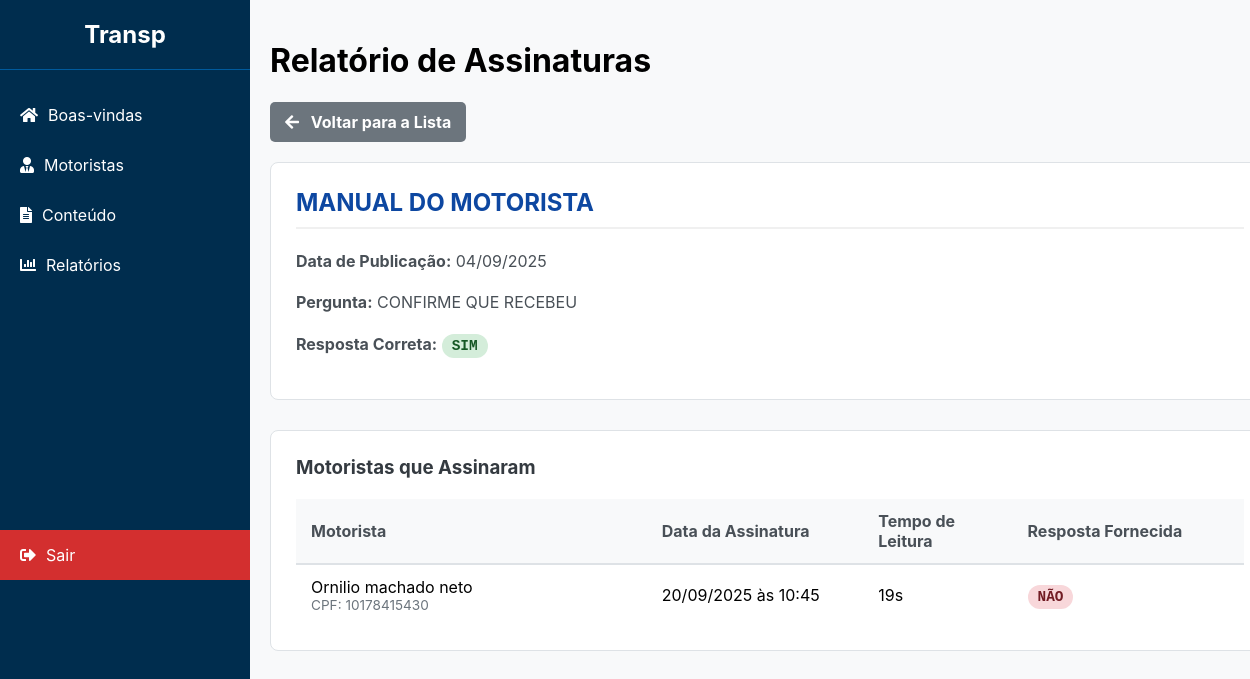
Screenshot of /admin/conteudo/4 (signed in) with the database file from the repository.
### app/models.py (models this page shows)
class Conteudo(db.Model):
    id = db.Column(db.Integer, primary_key=True)
    data = db.Column(db.Date, nullable=False)
    assunto = db.Column(db.String(200), nullable=False)
    pergunta = db.Column(db.Text, nullable=False)
    respostas = db.Column(db.Text) # CSV: "Opção A,Opção B,Opção C"
    resposta_correta = db.Column(db.String(200))
    tipo_recurso = db.Column(db.String(50)) # 'link' ou 'arquivo'
    recurso_link = db.Column(db.String(300)) # URL ou caminho do arquivo
    assinaturas = db.relationship('Assinatura', backref='conteudo', lazy=True)

class Assinatura(db.Model):
    id = db.Column(db.Integer, primary_key=True)
    motorista_id = db.Column(db.Integer, db.ForeignKey('motorista.id'), nullable=False)
    conteudo_id = db.Column(db.Integer, db.ForeignKey('conteudo.id'), nullable=False)
    data_assinatura = db.Column(db.DateTime, default=datetime.utcnow)
    resposta_motorista = db.Column(db.String(200), nullable=True)
    tempo_leitura = db.Column(db.Integer, nullable=True)

class Motorista(db.Model):
    id = db.Column(db.Integer, primary_key=True)
    nome = db.Column(db.String(100), nullable=False)
    cpf = db.Column(db.String(14), unique=True, nullable=False)
    rg = db.Column(db.String(20), unique=True, nullable=False)
    cnh = db.Column(db.String(20), unique=True, nullable=False)
    frota = db.Column(db.String(20))
    assinaturas = db.relationship('Assinatura', backref='motorista', lazy=True)

### app/routes.py (the view)
@admin_bp.route('/conteudo/<int:conteudo_id>')
def conteudo_detalhe(conteudo_id):
    if 'admin_user' not in session:
        return redirect(url_for('admin.login'))
    conteudo = Conteudo.query.get_or_404(conteudo_id)
    relatorio = conteudo.assinaturas
    return render_template('conteudo_detalhe.html', conteudo=conteudo, relatorio=relatorio)

### app/templates/conteudo_detalhe.html (shortened to what this page needs)
{% extends 'base_adm.html' %}
{% block head %}
    <link rel="stylesheet" href="{{ url_for('static', filename='css/conteudo_detalhe.css') }}">
{% endblock %}
{% block header %}
    Relatório de Assinaturas
{% endblock %}
{% block content %}
<div class="page-actions">
    <a href="{{ url_for('admin.conteudo') }}" class="btn-back"><i class="fas fa-arrow-left"></i> Voltar para a Lista</a>
</div>
<div class="conteudo-info-card">
    <h2>{{ conteudo.assunto }}</h2>
    <p><strong>Data de Publicação:</strong> {{ conteudo.data.strftime('%d/%m/%Y') }}</p>
    <p><strong>Pergunta:</strong> {{ conteudo.pergunta }}</p>
    <p><strong>Resposta Correta:</strong> <span class="tag-correct">{{ conteudo.resposta_correta }}</span></p>
</div>
<div class="report-container">
    <h3>Motoristas que Assinaram</h3>
    <div class="report-table">
        <div class="report-header">
            <div class="cell">Motorista</div>
            <div class="cell">Data da Assinatura</div>
            <div class="cell">Tempo de Leitura</div>
            <div class="cell">Resposta Fornecida</div>
        </div>
        {% for assinatura in relatorio %}
        <div class="report-row">
            <div class="cell" data-label="Motorista">
                {{ assinatura.motorista.nome }}
                <span class="cpf-detail">CPF: {{ assinatura.motorista.cpf }}</span>
            </div>
            <div class="cell" data-label="Data da Assinatura">{{ assinatura.data_assinatura.strftime('%d/%m/%Y às %H:%M') }}</div>
            <div class="cell" data-label="Tempo de Leitura">
                {% if assinatura.tempo_leitura is not none %}
                    {% set minutes = assinatura.tempo_leitura // 60 %}
                    {% set seconds = assinatura.tempo_leitura % 60 %}
                    {% if minutes > 0 %}
                        {{ minutes }}m {{ seconds }}s
                    {% else %}
                        {{ seconds }}s
                    {% endif %}
                {% else %}
                    -
                {% endif %}
            </div>
            <div class="cell" data-label="Resposta Fornecida">
                {% if assinatura.resposta_motorista %}
                    {% set is_correct = assinatura.resposta_motorista.strip().lower() == conteudo.resposta_correta.strip().lower() %}
                    <span class="tag-resposta {{ 'tag-correct' if is_correct else 'tag-incorrect' }}">
                        {{ assinatura.resposta_motorista }}
                    </span>
                {% else %}
                    <span class="tag-leitura">Leitura Confirmada</span>
                {% endif %}
            </div>
        </div>
        {% else %}
        <div class="report-row no-data">
            <p>Nenhum motorista assinou este conteúdo ainda.</p>
        </div>
        {% endfor %}
    </div>
</div>
{% endblock %}

### app/static/css/conteudo_detalhe.css (style rules this page uses)
.btn-back { display: inline-block; padding: 10px 15px; background-color: #6c757d; color: white; text-decoration: none; border-radius: 5px; font-weight: bold; transition: background-color 0.2s; margin-bottom: 20px; }
.btn-back i { margin-right: 8px; }
.conteudo-info-card { background-color: #ffffff; border: 1px solid #dee2e6; border-radius: 8px; padding: 25px; margin-bottom: 30px; }
.conteudo-info-card h2 { margin-top: 0; color: #0d47a1; border-bottom: 2px solid #f0f0f0; padding-bottom: 10px; margin-bottom: 20px; }
.conteudo-info-card p { color: #495057; line-height: 1.6; }
.tag-correct, .tag-incorrect, .tag-leitura { padding: 4px 10px; border-radius: 15px; font-family: monospace, sans-serif; font-size: 0.9em; font-weight: bold; }
.tag-correct { background-color: #d4edda; color: #155724; }
.tag-incorrect { background-color: #f8d7da; color: #721c24; }
.report-container { background-color: #ffffff; border: 1px solid #dee2e6; border-radius: 8px; padding: 25px; }
.report-container h3 { margin-top: 0; color: #343a40; margin-bottom: 20px; }
.report-table { width: 100%; border-collapse: collapse; }
.report-header, .report-row { display: grid; grid-template-columns: 2.5fr 1.5fr 1fr 1.5fr; padding: 12px 15px; border-bottom: 1px solid #eee; align-items: center; gap: 15px; }
.report-header { background-color: #f8f9fa; font-weight: bold; color: #495057; border-bottom: 2px solid #dee2e6; }
.report-row:last-child { border-bottom: none; }
.cpf-detail { display: block; font-size: 0.85em; color: #6c757d; }

### app/templates/base_adm.html (style rules this page uses)
:root { --sidebar-width: 250px; --header-height: 60px; --primary-blue: #002D4E; --light-blue: #005A9C; --logout-red: #d32f2f; --logout-red-hover: #c62828; }
body { font-family: -apple-system, BlinkMacSystemFont, "Segoe UI", Roboto, "Helvetica Neue", Arial, sans-serif; margin: 0; background-color: #f8f9fa; }

### rows the page displays
Conteudo: assunto "MANUAL DO MOTORISTA", data "04/09/2025", pergunta "CONFIRME QUE RECEBEU", resposta_correta "SIM"
Assinatura: motorista.nome "Ornilio machado neto", motorista.cpf "10178415430", data_assinatura "20/09/2025 às 10:45", tempo_leitura "19", resposta_motorista "NÃO"
